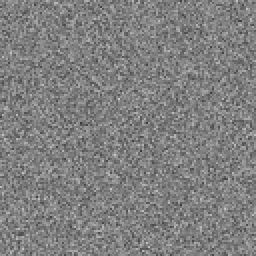
%> input picture embedding/encrypt.jpg, 128 x 128 px, shrunk from 512 x 512 before the run (shown 2 times larger)
$ octave bit_substitution.m   (GNU Octave 9; MATLAB toolbox functions it lacks are replaced by stand-ins)
%> lines starting %> are read from the running program, lines starting %| are printed output that depends on the picture; in (x1, y1, x2, y2) boxes, pixels count from 0 and x2, y2 are one past the last pixel; in counts of white or black regions, pixels touching at a corner belong together; the program's own positions count from 1
%Project: 	Tutorial on Least Significant Bit Substitution
%               Watermark Embedding

clear all;

% read in the cover object you want to use for embedding
file_name='encrypt.jpg';
cover_object=imread(file_name);
%> cover_object is the input picture: size 128x128 uint8; min 54, max 205, mean 127.6

% read the message image you want to hide in the cover image
file_name='Message.bmp';
message=imread(file_name);
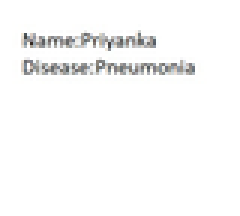
%> input picture Message.bmp, 80 x 72 px, shrunk from 318 x 289 before the run (shown 3 times larger)
%> message is the input picture: size 72x80x3 uint8; mean R, G, B 248.9, 248.9, 248.8

% conversions needed to spread the image values on a 256 gray-scale
message=double(message);
%> message: size 72x80x3 double
message=round(message./256);
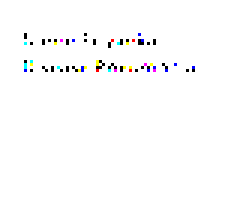
%> message: size 72x80x3 double (shown 3 times larger); mean R, G, B 0.988, 0.988, 0.989
message=uint8(message);
%> message: size 72x80x3 uint8

% determine the size of cover image used for embedding
Mc=size(cover_object,1);	%Height
%> Mc = 128
Nc=size(cover_object,2);	%Width
%> Nc = 128

% determine the size of message object to embed
Mm=size(message,1);	        %Height
%> Mm = 72
Nm=size(message,2);	        %Width
%> Nm = 80

%y = uint8(wgn(Mm,Nm,1));

% title the message object out to cover object size to generate watermark
for ii = 1:Mc
    for jj = 1:Nc
        watermark(ii,jj)=message(mod(ii,Mm)+1,mod(jj,Nm)+1);
    end
end
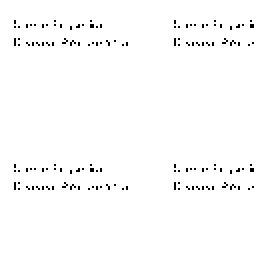
%> watermark: size 128x128 uint8 (shown 2 times larger); values 0 (black) and 1 (white), 98.5% white; black in thin lines or dots, all inside (x1, y1, x2, y2) = (7, 10, 127, 95)

% set the LSB of cover_object(ii,jj) to the value of the MSB of watermark(ii,jj)
watermarked_image=cover_object;
for ii = 1:Mc
    for jj = 1:Nc
        watermarked_image(ii,jj)=bitset(watermarked_image(ii,jj),1,watermark(ii,jj));
    end
end

% add noise to watermarked image
noisy = imnoise(watermarked_image,'gaussian');
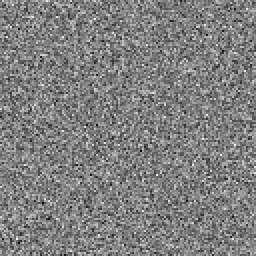
%> noisy: size 128x128 uint8 (shown 2 times larger); min 0, max 255, mean 127.8

% write to file the two images
imwrite(watermarked_image,'lsb_watermarked.bmp','bmp');
imwrite(noisy,'lsb_watermarked_noise.bmp','bmp');

% display watermarked image
figure(1)
imshow(watermarked_image,[])
title('Watermarked Image')

% display watermarked and noised image
figure(2)
imshow(noisy,[])
title('Watermarked and noised Image')
